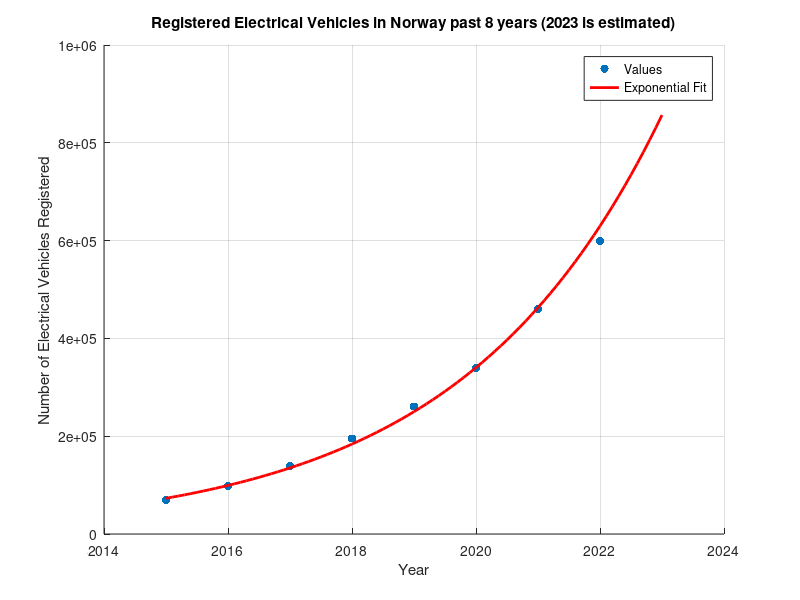

Write the MATLAB code that produced this figure. (Note: this script raises an error after producing the figure.)
clc;
clear all;

% Input data
years = [2015 2016, 2017, 2018, 2019, 2020, 2021, 2022];
amount = [69134, 97532, 139000, 195351, 260692, 340002, 460734, 599169];

% Create a scatter plot
scatter(years, amount, 'filled');
hold on;

% Fit an exponential curve to the data
coefficients = polyfit(years, log(amount), 1);
a = exp(coefficients(2));
b = coefficients(1);

% Create an x-values vector for the fitted curve
x_fit = 2015:0.1:2023;

% Calculate the corresponding y-values for the fitted curve
y_fit = a * exp(b * x_fit);

% Plot the fitted curve
plot(x_fit, y_fit, 'r', 'LineWidth', 2);

% Add labels and a legend
xlabel('Year');
ylabel('Number of Electrical Vehicles Registered');
title('Registered Electrical Vehicles in Norway past 8 years (2023 is estimated)');
legend('Values', 'Exponential Fit');
grid on;

% Set y-axis to display numbers in normal form with a space between thousands
ax = gca;
ax.YAxis.Exponent = 0;
ax.YAxis.TickLabelFormat = '%,.0f'; % Format with thousands separator

% Hold off to end the current plot
hold off;
